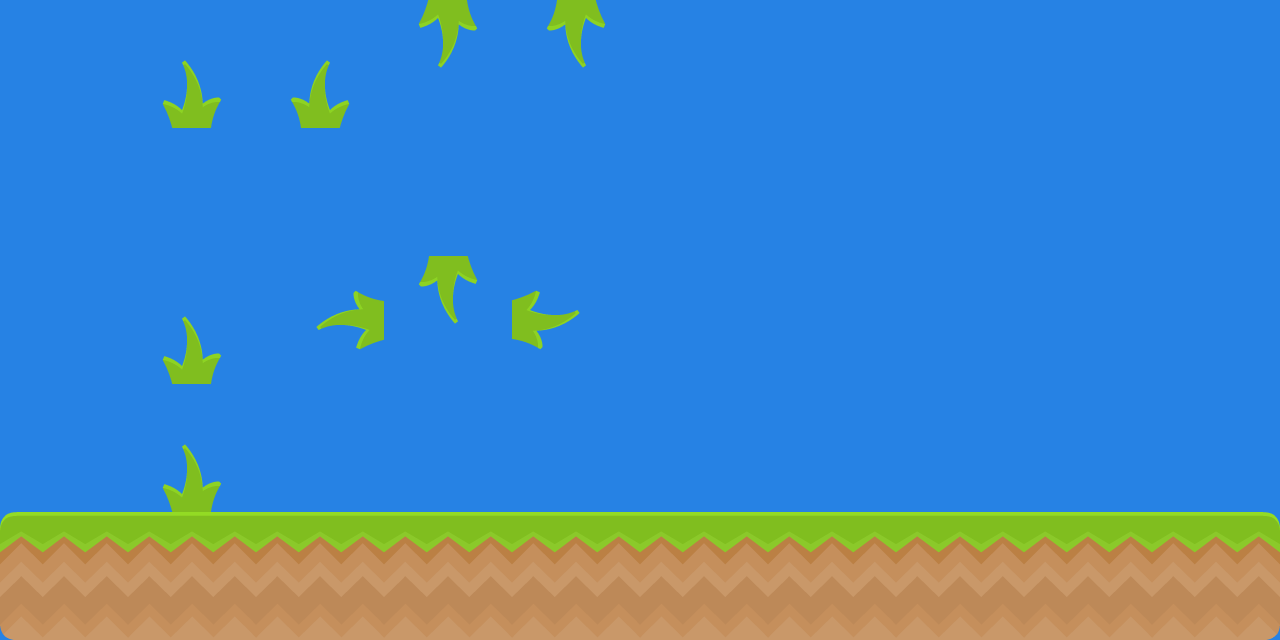

A 2D game scene composited from a Tiled map and its tileset images. What follows is a short description and the map's XML, with every tile layer's data as written:
An orthogonal 10x5 tile map with 128x128 px tiles, 2 tile layers (Platforms, Background), 3 tilesets.

<map version="1.2" tiledversion="1.2.4" orientation="orthogonal" renderorder="left-up" width="10" height="5" tilewidth="128" tileheight="128" infinite="0" backgroundcolor="#2682e4" nextlayerid="8" nextobjectid="4">
 <tileset firstgid="1" source="grass.tsx" />
 <tileset firstgid="20" source="dirt.tsx" />
 <tileset firstgid="38" source="items.tsx" />
 <layer id="2" name="Platforms" width="10" height="5">
  <data encoding="csv">
0,0,0,0,0,0,0,0,0,0,
0,0,0,0,0,0,0,0,0,0,
0,0,0,0,0,0,0,0,0,0,
0,0,0,0,0,0,0,0,0,0,
17,18,18,18,18,18,18,18,18,19
</data>
 </layer>
 <layer id="7" name="Background" width="10" height="5">
  <data encoding="csv">
0,2,2147483650,1073741826,3221225474,0,0,0,0,0,
0,0,0,0,0,0,0,0,0,0,
0,2,1610612738,3221225474,2684354562,0,0,0,0,0,
0,2,0,0,0,0,0,0,0,0,
0,0,0,0,0,0,0,0,0,0
</data>
 </layer>
</map>
